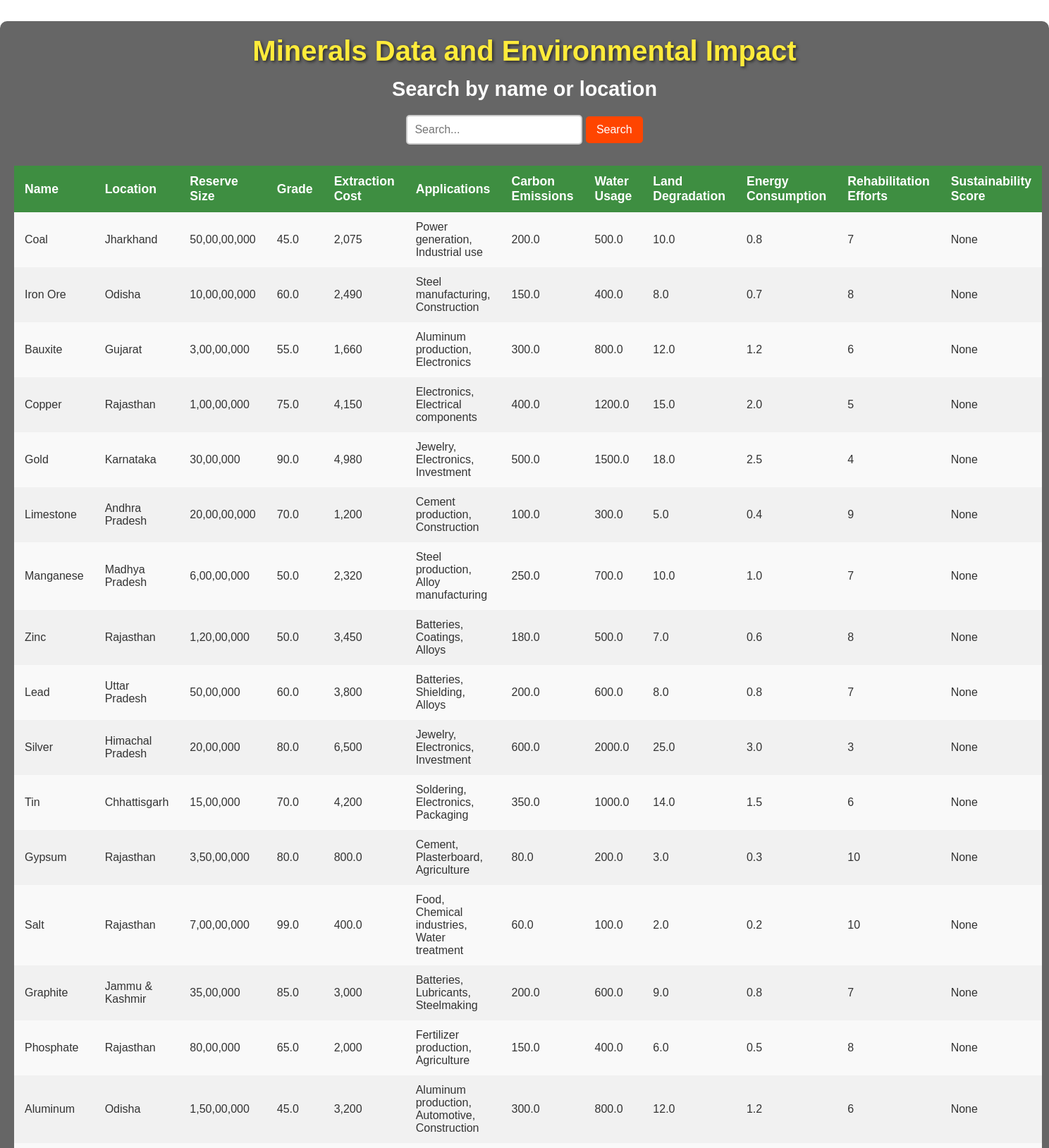
Screenshot of /minerals (upper part) with the database file from the repository.
### tables this page shows
CREATE TABLE environmental_impact (
        id INTEGER PRIMARY KEY AUTOINCREMENT,
        mineral_id INTEGER,
        carbon_emissions FLOAT,
        water_usage FLOAT,
        land_degradation FLOAT,
        energy_consumption FLOAT,
        rehabilitation_efforts INTEGER,
        sustainability_score INTEGER,
        FOREIGN KEY (mineral_id) REFERENCES minerals(id)
    );

CREATE TABLE minerals (
        id INTEGER PRIMARY KEY AUTOINCREMENT,
        name TEXT NOT NULL,
        location TEXT NOT NULL,
        reserve_size REAL,
        grade REAL,
        extraction_cost REAL,
        applications TEXT
    );

### app.py (the view)
@app.route('/minerals', methods=['GET', 'POST'])
def minerals():
    search_query = request.args.get('query', '')  # Get search query from URL parameters
    conn = sqlite3.connect('database/mineral_data.db')
    conn.row_factory = sqlite3.Row
    cursor = conn.cursor()
    query = """
    SELECT minerals.*, environmental_impact.*
    FROM minerals
    LEFT JOIN environmental_impact ON minerals.id = environmental_impact.mineral_id
    """
    params = []
    if search_query:
        query += " WHERE name LIKE ? OR location LIKE ? OR applications LIKE ?"
        like_pattern = f"%{search_query}%"
        params = [like_pattern, like_pattern, like_pattern]
    cursor.execute(query, params)
    rows = cursor.fetchall()
    conn.close()
    return render_template('mineral.html', minerals=rows, search_query=search_query)

### templates/mineral.html (shortened to what this page needs)
<!DOCTYPE html>
<html lang="en">
<head>
</head>
<body>
    <div class="container">
        <h1>Minerals Data and Environmental Impact</h1>
        <h2>Search by name or location</h2>
        <form method="GET" action="/minerals">
            <input type="text" name="query" value="{{ search_query }}" placeholder="Search...">
            <button type="submit">Search</button>
        </form>
        {% if minerals %}
            <table>
                <thead>
                    <tr>
                        <th>Name</th>
                        <th>Location</th>
                        <th>Reserve Size</th>
                        <th>Grade</th>
                        <th>Extraction Cost</th>
                        <th>Applications</th>
                        <th>Carbon Emissions</th>
                        <th>Water Usage</th>
                        <th>Land Degradation</th>
                        <th>Energy Consumption</th>
                        <th>Rehabilitation Efforts</th>
                        <th>Sustainability Score</th>
                    </tr>
                </thead>
                <tbody>
                    {% for mineral in minerals %}
                    <tr>
                        <td>{{ mineral.name }}</td>
                        <td>{{ mineral.location }}</td>
                        <td>{{ mineral.reserve_size }}</td>
                        <td>{{ mineral.grade }}</td>
                        <td>{{ mineral.extraction_cost }}</td>
                        <td>{{ mineral.applications }}</td>
                        <td>{{ mineral.carbon_emissions }}</td>
                        <td>{{ mineral.water_usage }}</td>
                        <td>{{ mineral.land_degradation }}</td>
                        <td>{{ mineral.energy_consumption }}</td>
                        <td>{{ mineral.rehabilitation_efforts }}</td>
                        <td>{{ mineral.sustainability_score }}</td>
                    </tr>
                    {% endfor %}
                </tbody>
            </table>
        {% else %}
            <h4>No data available</h4>
            <p>No data available.</p>
        {% endif %}
    </div>
</body>
</html>

### templates/mineral.html (style rules this page uses)
* { margin: 0; padding: 0; box-sizing: border-box; }
body { font-family: Arial, sans-serif; background-image: url('https://example.com/background-image.jpg'); background-size: cover; background-position: center; color: #333; margin: 0; padding: 0; }
.container { text-align: center; padding: 20px; background-color: rgba(0, 0, 0, 0.6); margin-top: 30px; border-radius: 10px; }
h1 { color: #ffeb3b; font-size: 2.5em; margin-bottom: 15px; text-shadow: 2px 2px 4px rgba(0, 0, 0, 0.6); }
h2 { color: #fff; font-size: 1.8em; margin-bottom: 20px; }
form { margin-bottom: 30px; }
input[type="text"] { padding: 10px; font-size: 1em; width: 250px; border-radius: 5px; border: 2px solid #ccc; outline: none; transition: border-color 0.3s ease; }
button { background-color: #ff4500; color: white; font-size: 1em; padding: 10px 15px; border: none; border-radius: 5px; cursor: pointer; transition: background-color 0.3s ease; }
table { width: 100%; border-collapse: collapse; margin-top: 30px; }
th, td { padding: 12px 15px; text-align: left; }
th { background-color: #3e8e41; color: white; font-size: 1.1em; }
td { background-color: #f9f9f9; }
tr:nth-child(even) td { background-color: #f1f1f1; }

### rows the page displays
environmental_impact: name "Coal", location "Jharkhand", reserve_size "50,00,00,000", grade "45.0", extraction_cost "2,075", applications "Power generation, Industrial use", carbon_emissions "200.0", water_usage "500.0", land_degradation "10.0", energy_consumption "0.8", rehabilitation_efforts "7", sustainability_score "None"
environmental_impact: name "Iron Ore", location "Odisha", reserve_size "10,00,00,000", grade "60.0", extraction_cost "2,490", applications "Steel manufacturing, Construction", carbon_emissions "150.0", water_usage "400.0", land_degradation "8.0", energy_consumption "0.7", rehabilitation_efforts "8", sustainability_score "None"
environmental_impact: name "Bauxite", location "Gujarat", reserve_size "3,00,00,000", grade "55.0", extraction_cost "1,660", applications "Aluminum production, Electronics", carbon_emissions "300.0", water_usage "800.0", land_degradation "12.0", energy_consumption "1.2", rehabilitation_efforts "6", sustainability_score "None"
environmental_impact: name "Copper", location "Rajasthan", reserve_size "1,00,00,000", grade "75.0", extraction_cost "4,150", applications "Electronics, Electrical components", carbon_emissions "400.0", water_usage "1200.0", land_degradation "15.0", energy_consumption "2.0", rehabilitation_efforts "5", sustainability_score "None"
environmental_impact: name "Gold", location "Karnataka", reserve_size "30,00,000", grade "90.0", extraction_cost "4,980", applications "Jewelry, Electronics, Investment", carbon_emissions "500.0", water_usage "1500.0", land_degradation "18.0", energy_consumption "2.5", rehabilitation_efforts "4", sustainability_score "None"
environmental_impact: name "Limestone", location "Andhra Pradesh", reserve_size "20,00,00,000", grade "70.0", extraction_cost "1,200", applications "Cement production, Construction", carbon_emissions "100.0", water_usage "300.0", land_degradation "5.0", energy_consumption "0.4", rehabilitation_efforts "9", sustainability_score "None"
environmental_impact: name "Manganese", location "Madhya Pradesh", reserve_size "6,00,00,000", grade "50.0", extraction_cost "2,320", applications "Steel production, Alloy manufacturing", carbon_emissions "250.0", water_usage "700.0", land_degradation "10.0", energy_consumption "1.0", rehabilitation_efforts "7", sustainability_score "None"
environmental_impact: name "Zinc", location "Rajasthan", reserve_size "1,20,00,000", grade "50.0", extraction_cost "3,450", applications "Batteries, Coatings, Alloys", carbon_emissions "180.0", water_usage "500.0", land_degradation "7.0", energy_consumption "0.6", rehabilitation_efforts "8", sustainability_score "None"
environmental_impact: name "Lead", location "Uttar Pradesh", reserve_size "50,00,000", grade "60.0", extraction_cost "3,800", applications "Batteries, Shielding, Alloys", carbon_emissions "200.0", water_usage "600.0", land_degradation "8.0", energy_consumption "0.8", rehabilitation_efforts "7", sustainability_score "None"
environmental_impact: name "Silver", location "Himachal Pradesh", reserve_size "20,00,000", grade "80.0", extraction_cost "6,500", applications "Jewelry, Electronics, Investment", carbon_emissions "600.0", water_usage "2000.0", land_degradation "25.0", energy_consumption "3.0", rehabilitation_efforts "3", sustainability_score "None"
environmental_impact: name "Tin", location "Chhattisgarh", reserve_size "15,00,000", grade "70.0", extraction_cost "4,200", applications "Soldering, Electronics, Packaging", carbon_emissions "350.0", water_usage "1000.0", land_degradation "14.0", energy_consumption "1.5", rehabilitation_efforts "6", sustainability_score "None"
environmental_impact: name "Gypsum", location "Rajasthan", reserve_size "3,50,00,000", grade "80.0", extraction_cost "800.0", applications "Cement, Plasterboard, Agriculture", carbon_emissions "80.0", water_usage "200.0", land_degradation "3.0", energy_consumption "0.3", rehabilitation_efforts "10", sustainability_score "None"
environmental_impact: name "Salt", location "Rajasthan", reserve_size "7,00,00,000", grade "99.0", extraction_cost "400.0", applications "Food, Chemical industries, Water treatment", carbon_emissions "60.0", water_usage "100.0", land_degradation "2.0", energy_consumption "0.2", rehabilitation_efforts "10", sustainability_score "None"
environmental_impact: name "Graphite", location "Jammu & Kashmir", reserve_size "35,00,000", grade "85.0", extraction_cost "3,000", applications "Batteries, Lubricants, Steelmaking", carbon_emissions "200.0", water_usage "600.0", land_degradation "9.0", energy_consumption "0.8", rehabilitation_efforts "7", sustainability_score "None"
environmental_impact: name "Phosphate", location "Rajasthan", reserve_size "80,00,000", grade "65.0", extraction_cost "2,000", applications "Fertilizer production, Agriculture", carbon_emissions "150.0", water_usage "400.0", land_degradation "6.0", energy_consumption "0.5", rehabilitation_efforts "8", sustainability_score "None"
environmental_impact: name "Aluminum", location "Odisha", reserve_size "1,50,00,000", grade "45.0", extraction_cost "3,200", applications "Aluminum production, Automotive, Construction", carbon_emissions "300.0", water_usage "800.0", land_degradation "12.0", energy_consumption "1.2", rehabilitation_efforts "6", sustainability_score "None"
